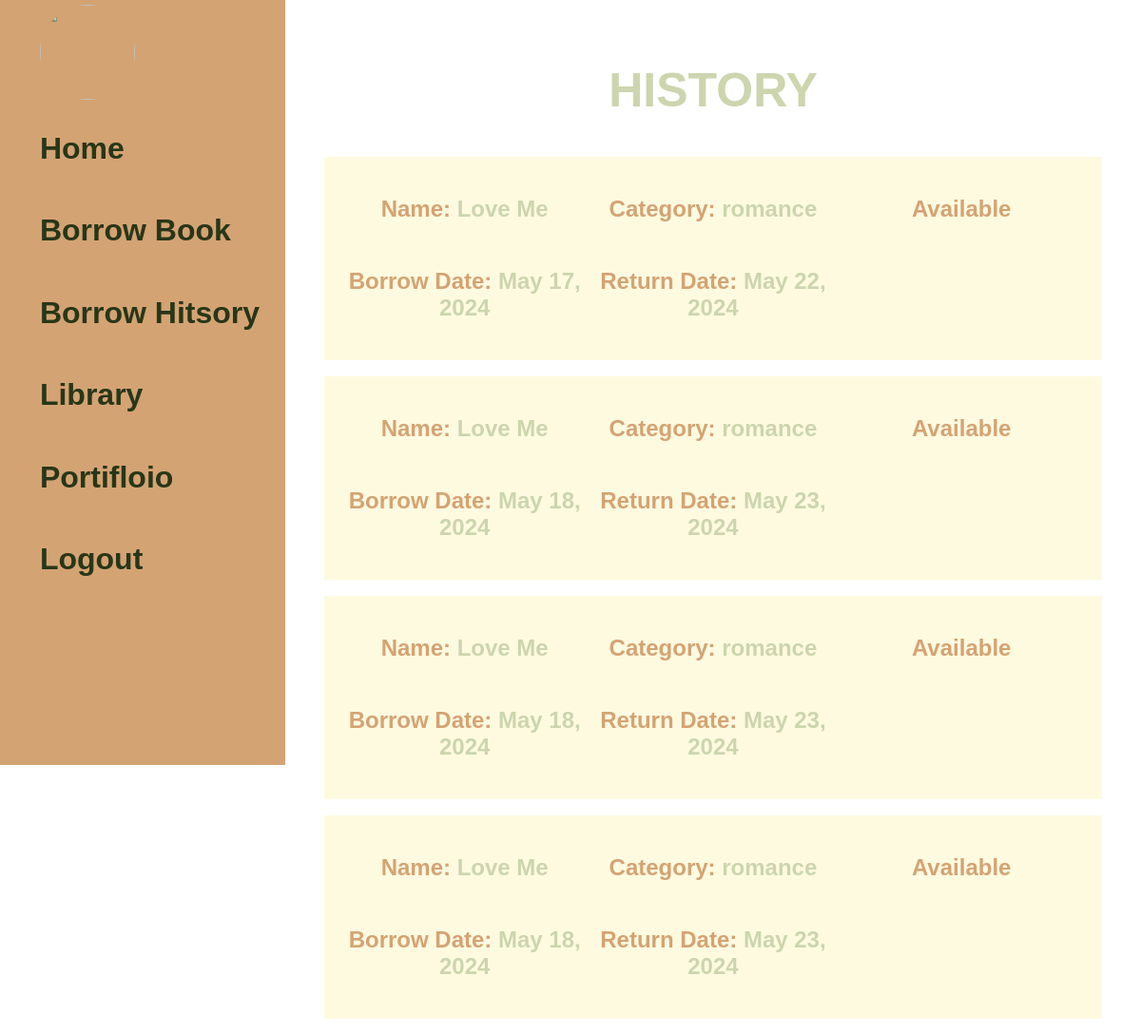
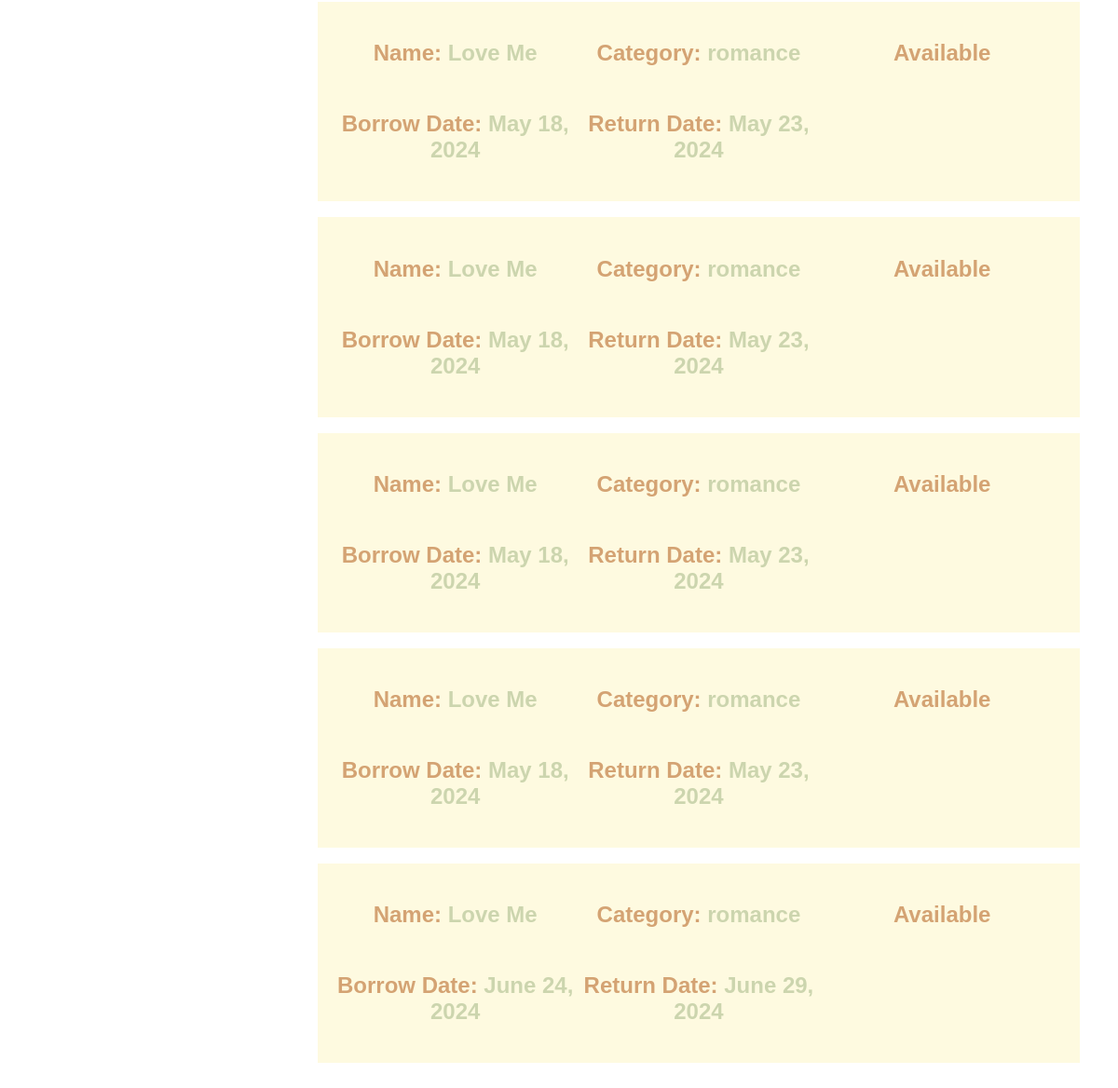
/libclient/History/, run on the app's committed database (2 pictures, top to bottom).
### Controlling/models.py (models this page shows, shortened)
class Book(models.Model):
    Id = models.PositiveIntegerField(primary_key=True)
    Title = models.CharField(max_length=50)
    Author = models.CharField(max_length=50)
    Category = models.CharField(max_length=50,null=True)
    Description = models.TextField()
    Available = models.BooleanField(default=False)
    Cover = models.ImageField(upload_to='static/Covers-%y-%m-%d')
    BorrowingNumber = models.IntegerField(default=0)

class Borrowing(models.Model):
    Id = models.PositiveIntegerField(primary_key=True)
    BorrowDate = models.DateField(default=now)
    ReturnDate = models.DateField(default=now)
    BookId = models.ForeignKey(Book,on_delete=models.CASCADE,default=1)
    ClientId = models.ForeignKey(Client,on_delete=models.CASCADE,default=1)

### ClientSide/views.py (the view)
# urls.py: path("History/" , views.History , name="AHistory"),
def History(request):
    ClientId = 1
    data = Borrowing.objects.filter(ClientId=ClientId)
    returnedata = []
    for i in range(len(data)):
        num = data[i].Id
        edata = Borrowing.objects.get(Id=num).BookId
        Obj = {
            'Title':edata.Title,
            'Category':edata.Category,
            'Available':edata.Available,
            'BorrowDate':data[i].BorrowDate,
            'ReturnDate':data[i].ReturnDate
        }
        returnedata.append(Obj)
    print(returnedata)
    context = {
        'Title':'History',
        'data':returnedata,
        'rrr':[{'r':1},{'r':2}]
    }
    return render(request, 'client/History.html',context)

### templates/client/History.html (shortened to what this page needs)
<!DOCTYPE html>
<html lang="en">
<head>
    {% load static %}
    <link rel="stylesheet" href="{% static 'css/Main.css' %}">
</head>
<body>
    {% include 'client/Navbar.html'%}
    <section class="History">
        <h1> History </h1>
        {% for Order in data %}
            <div>
                <h3>
                    Name: <span> {{Order.Title}} </span>
                </h3>
                <h3>
                    Category: <span> {{Order.Category}} </span>
                </h3>
                <h3>
                     Available
                </h3>
                <h3>
                    Borrow Date: <span> {{Order.BorrowDate}} </span>
                </h3>
                <h3>
                    Return Date: <span> {{Order.ReturnDate}} </span>
                </h3>
            </div>
        {% endfor %}
    </section>
</body>
</html>

### static/css/Main.css (style rules this page uses)
:root { --Color1:rgb(212, 163, 115); --Color2:rgb(254, 250, 224); --Color3:rgb(204, 213, 174); --Color4:rgb(40, 54, 24); --Color5:rgb(96, 108, 56); }
body { padding: 0; margin: 0; font-family: sans-serif; }
section { padding: 2%; width: 95%; }
section > h1 , section >article > h1 { font-size: 50px; font-weight: 700; text-align: center; color: var(--Color3); text-transform: uppercase; }
section[class='History'] > div { width: 92%; display: grid; padding: 2%; margin: 2%; text-align: center; background-color: var(--Color2); }
section[class='History'] > div > h3 { font-size: x-large; font-weight: 600; color: var(--Color1); }
section[class='History'] > div > h3 > span { font-size: inherit; font-weight: inherit; color: var(--Color3); }
@media (min-width: 740px) and (max-width: 1289px) { section { width: 71%; float: right; } }
@media (min-width: 740px) and (max-width: 1289px) { section[class='History'] > div { grid-template-columns: 33.33% 33.33% 33.333%; } }

### data on the page
Book: Title "Love Me" "Love Me" "Love Me" "Love Me" "Love Me" "Love Me" "Love Me" "Love Me" "Love Me", Category "romance" "romance" "romance" "romance" "romance" "romance" "romance" "romance" "romance"
Borrowing: BorrowDate "May 17, 2024", ReturnDate "May 22, 2024"
Borrowing: BorrowDate "May 18, 2024", ReturnDate "May 23, 2024"
Borrowing: BorrowDate "May 18, 2024", ReturnDate "May 23, 2024"
Borrowing: BorrowDate "May 18, 2024", ReturnDate "May 23, 2024"
Borrowing: BorrowDate "May 18, 2024", ReturnDate "May 23, 2024"
Borrowing: BorrowDate "May 18, 2024", ReturnDate "May 23, 2024"
Borrowing: BorrowDate "May 18, 2024", ReturnDate "May 23, 2024"
Borrowing: BorrowDate "May 18, 2024", ReturnDate "May 23, 2024"
Borrowing: BorrowDate "June 24, 2024", ReturnDate "June 29, 2024"
